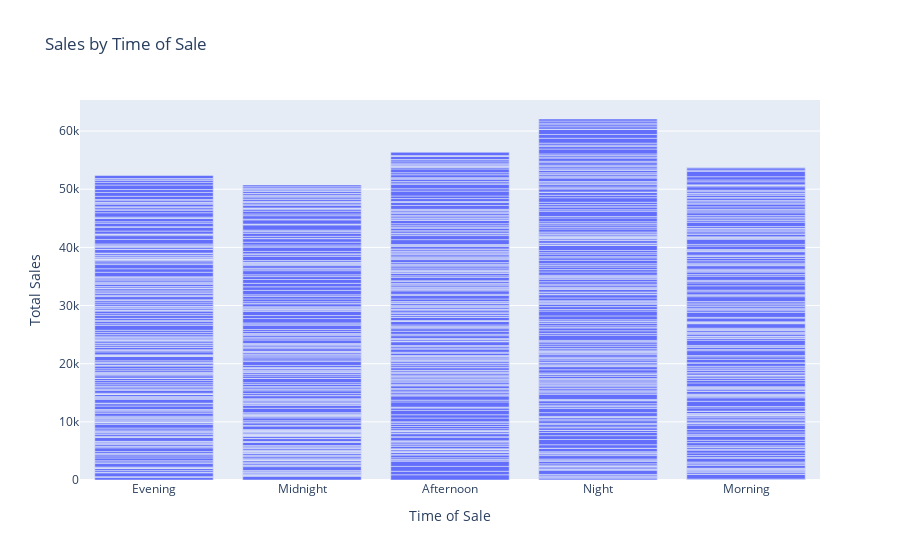

Source (notebook cell):
### Markdown cell above
## Understanding customer preferences by time of Sale

### Code cell
import pandas as pd
import plotly.express as px

df1 = pd.read_csv('Balaji_Fast_Food_Sales_Updated1.csv')

# Create a bar chart to analyze sales by the time of sale
fig_time_of_sale = px.bar(
    df1, x='time_of_sale', y='transaction_amount', 
    title='Sales by Time of Sale'
)

fig_time_of_sale.update_xaxes(title='Time of Sale')
fig_time_of_sale.update_yaxes(title='Total Sales')
fig_time_of_sale.show()

### Figure 1 — Plotly figure (JSON) as saved in the notebook; plotly's stock layout.template omitted (floating-point values rounded to 4 significant figures; data arrays with more than 128 entries replaced by an {"elided": "..."} marker saying what was removed)
{"data": [{"alignmentgroup": "True", "hovertemplate": "time_of_sale=%{x}<br>transaction_amount=%{y}<extra></extra>", "legendgroup": "", "marker": {"color": "#636efa", "pattern": {"shape": ""}}, "name": "", "offsetgroup": "", "orientation": "v", "showlegend": false, "textposition": "auto", "type": "bar", "x": {"elided": "1000 str values"}, "xaxis": "x", "y": {"elided": "1000 int values"}, "yaxis": "y"}], "layout": {"autosize": true, "barmode": "relative", "legend": {"tracegroupgap": 0}, "title": {"text": "Sales by Time of Sale"}, "xaxis": {"anchor": "y", "autorange": true, "domain": [0, 1], "range": [-0.5, 4.5], "title": {"text": "Time of Sale"}, "type": "category"}, "yaxis": {"anchor": "x", "autorange": true, "domain": [0, 1], "range": [0, 65340.0], "title": {"text": "Total Sales"}, "type": "linear"}}}
